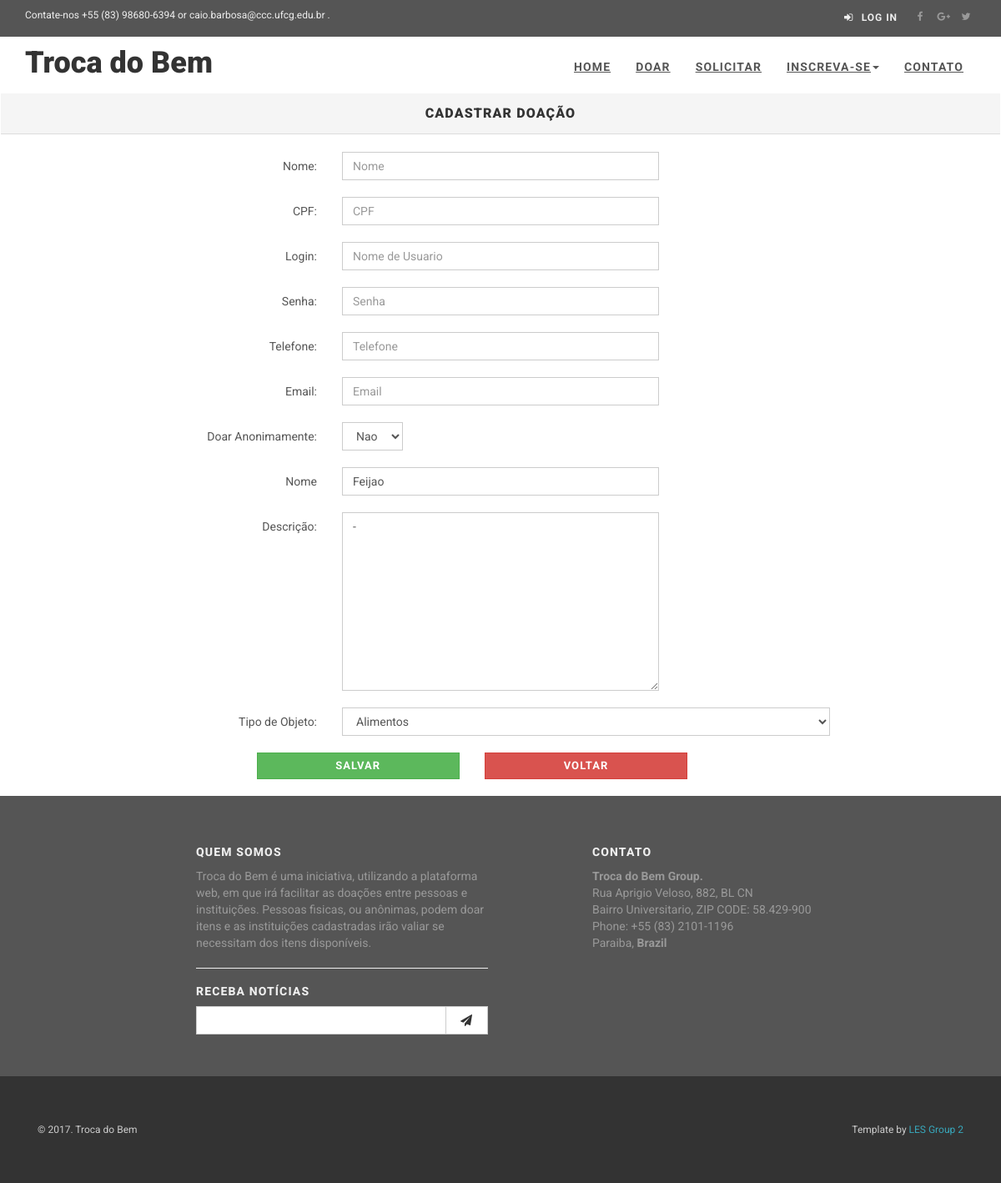
Page /requeriments/1/donationrequeriment/None on the earlier database version.
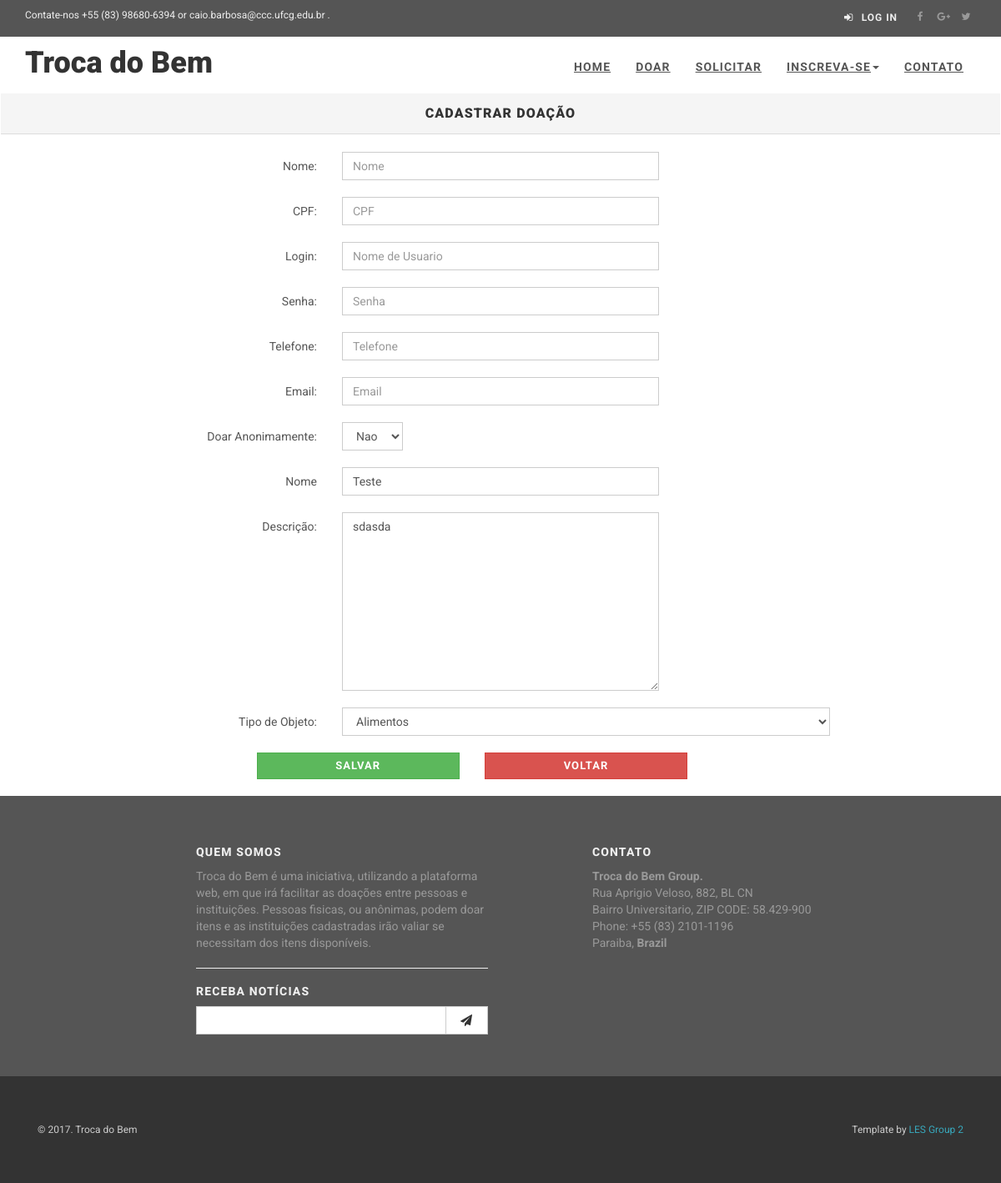
Same page on the later database version.
### app/models.py (models this page shows, shortened)
class TimeStamped(models.Model):
    class Meta:
        abstract = True
    created_at = models.DateTimeField(auto_now_add=True)
    published_at = models.DateTimeField(auto_now=True)

class Requirement(TimeStamped):
    class Meta:
        verbose_name = "Necessidade"
        verbose_name_plural = "Necessidades"
    name = models.CharField(max_length=100, blank=True, null=True)
    type = models.CharField(max_length=50, choices=object_type)
    status = models.BooleanField(default=True)
    owner = models.ForeignKey(User, on_delete=models.CASCADE, blank=True, null=True)
    description = models.TextField(max_length=300)
    photo = models.URLField(blank=True, null=True)

### app/views/DonatorRequerimentView.py (the view, shortened to what this page needs)
class DonatorRequerimentViewAnonymous(FormView):
    template_name = 'donator_requeriment_view.html'
    form_class = FormDonatorRequerimentNewUser
    success_url = '/login'
    def get_initial(self):
        initial = super(DonatorRequerimentViewAnonymous, self).get_initial()
        try:
            requeriment = Requirement.objects.get(id=self.kwargs['requeriment_id'])
        except:
            pass
        else:
            initial['name_item'] = requeriment.name
            initial['description'] = requeriment.description
            initial['object_type'] = requeriment.type
        return initial

### app/forms.py
class FormDonatorRequerimentNewUser(FormRegisterUser, FormObject):
    password = forms.CharField(widget=forms.PasswordInput
    (attrs={'required': True,
            'placeholder': _('Password')})),
    birth_date = forms.CharField(required=False,
                                 widget=forms.TextInput(attrs={'required': False,
                                                               'placeholder': _('Data de Nascimento'),
                                                               'maxlength': 150}))
    last_name = forms.CharField(required=False,
                                widget=forms.TextInput(attrs={'required': False,
                                                              'maxlength': 200,
                                                              'placeholder': _('Sobrenome')}))

### app/templates/donator_requeriment_view.html (shortened to what this page needs)
{% extends 'base.html' %}
{% load staticfiles %}
{% block content %}
    <div class="panel panel-default">
        <div class="panel-heading">
            <h3 class="panel-title">
                <center>Cadastrar Doação</center>
            </h3>
        </div>
    </div>
    <form role="form" method="post" class="form-horizontal">
        <div>
            {% if not user.is_authenticated %}
                <div class="form-group">
                    <label class="col-md-4 control-label" for="first_name">Nome: </label>
                    <div class="col-md-4">
                        {{ form.first_name }}
                    </div>
                </div>
                <div class="form-group">
                    <label class="col-md-4 control-label" for="cpf">CPF: </label>
                    <div class="col-md-4">
                        {{ form.cpf }}
                    </div>
                </div>
                <div class="form-group">
                    <label class="col-md-4 control-label" for="login">Login:</label>
                    <div class="col-md-4">
                        {{ form.username }}
                    </div>
                </div>
                <div class="form-group">
                    <label class="col-md-4 control-label" for="password">Senha: </label>
                    <div class="col-md-4">
                        {{ form.password }}
                    </div>
                </div>
                <div class="form-group">
                    <label class="col-md-4 control-label" for="phone">Telefone: </label>
                    <div class="col-md-4">
                        {{ form.phone }}
                    </div>
                </div>
                <div class="form-group">
                    <label class="col-md-4 control-label" for="email">Email: </label>
                    <div class="col-md-4">
                        {{ form.email }}
                    </div>
                </div>
            {% endif %}
            <div class="form-group">
                <label class="col-md-4 control-label" for="anonymous">Doar Anonimamente: </label>
                <div class="col-md-1">
                    {{ form.anonymous }}
                </div>
            </div>
            <div class="form-group">
                <label class="col-md-4 control-label" for="name_item">Nome</label>
                <div class="col-md-4">
                    {{ form.name_item }}
                </div>
            </div>
            <div class="form-group">
                <label class="col-md-4 control-label" for="description">Descrição:</label>
                <div class="col-md-4">
                    {{ form.description }}
                </div>
            </div>
            <div class="form-group">
                <label class="col-md-4 control-label" for="object_type"
                >Tipo de Objeto:</label>
                <div class="col-md-6">
                    {{ form.object_type }}
                </div>
            </div>
        </div>
        <div class="form-group">
            <div class="col-md-8 col-md-offset-3">
                <div class="row">
                    <div class="col-sm-4">
                        <button type="submit" id="btn_salvar" class="btn btn-success btn-block">Salvar</button>
                    </div>
                    <div class="col-sm-4">
                        <a href="{% url "home" %}" id="btn_cancelar" class="btn btn-danger btn-block">Voltar</a>
                    </div>
                </div>
            </div>
        </div>
    </form>
{% endblock %}

Differences in the rows shown:
now on this page (row edited): Requirement: description "sdasda"
Other differences:
form field name_item: "Feijao" → "Teste"
form field description: "-" → (not shown)
